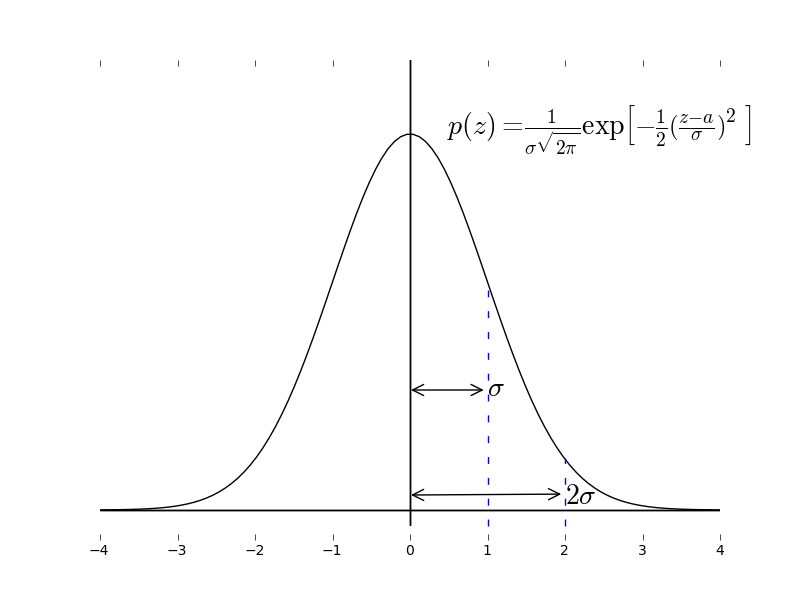

Here is the Python script that generated this plot:
# -*- coding: utf-8 -*-
"""
Spyder Editor

This temporary script file is located here:
C:\Users\Haysoos\.spyder\.temp.py
"""
import matplotlib
matplotlib.use('macosx')
from pylab import *
import numpy as np

n = 100
sigma = 1
mu = 0
x = np.linspace(-4,4,n)
y = (1.0/sigma*sqrt(2*np.pi))*np.exp((-0.5)*(mu - x/sigma)**(2.0))
subplot(111, frame_on = False)
plot(x,y,'k')
ylim((-0.2,3))

yticks([])

x = 4
y = 3

arrow(-x,0,2*x,0,edgecolor='black',facecolor='black', head_width=0.0)
arrow(0,-0.1,0,2*y,edgecolor='black',facecolor='black', head_width=0.0)

axvline(mu+1, ymin=0.03, ymax=0.52,linestyle='-',dashes=(5,10))
axvline(mu+2, ymin=0.03, ymax=0.17,linestyle='-',dashes=(5,10))

annotate("$\sigma$",xy=(0.0,0.8), xytext=(1,0.76), 
         arrowprops=dict(arrowstyle='<->'), size=20)
annotate("$2 \sigma$",xy=(0.0,0.1), xytext=(2,0.04), 
         arrowprops=dict(arrowstyle='<->'), size=20)

text(0.5,2.5,r"$p(n)=\frac{1}{\sigma\sqrt{2\pi}}\exp\left[-\frac{1}{2}\left(\frac{n}{\sigma}\right)^2\right]$", size=20)
savefig('gauss.png')
show()
